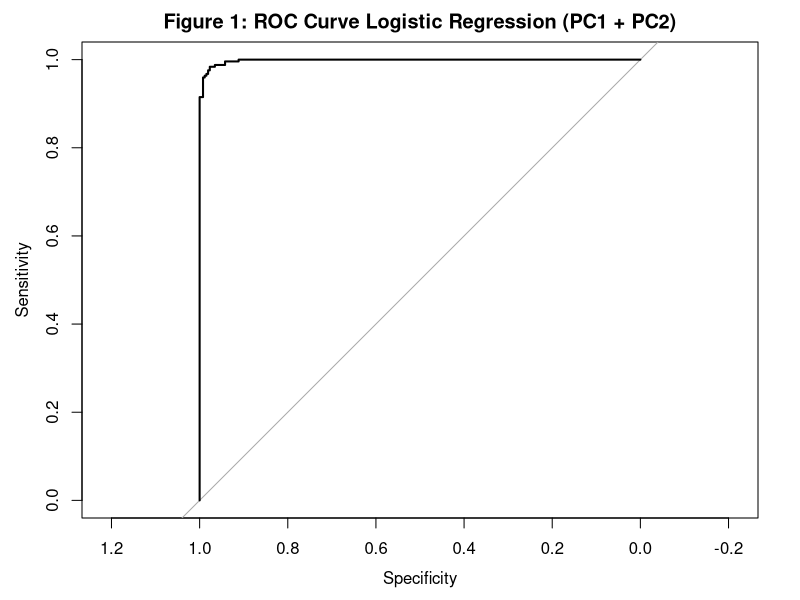
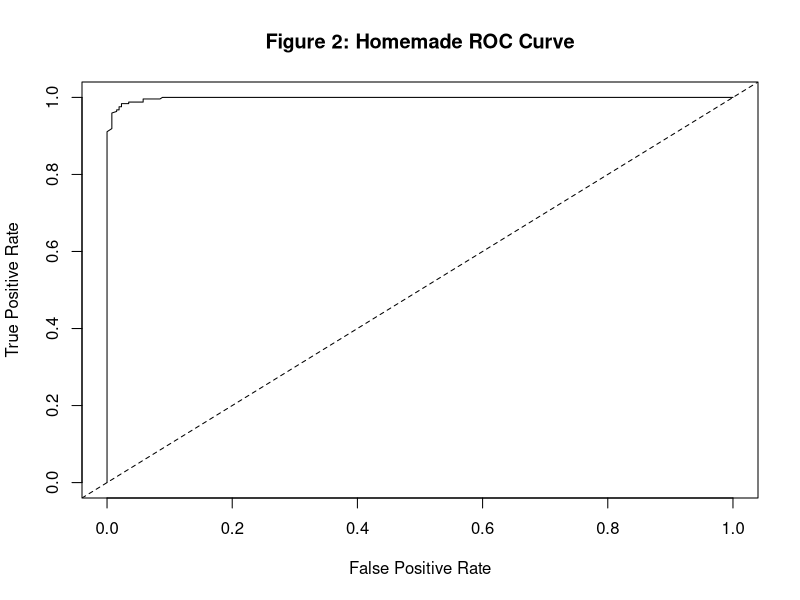
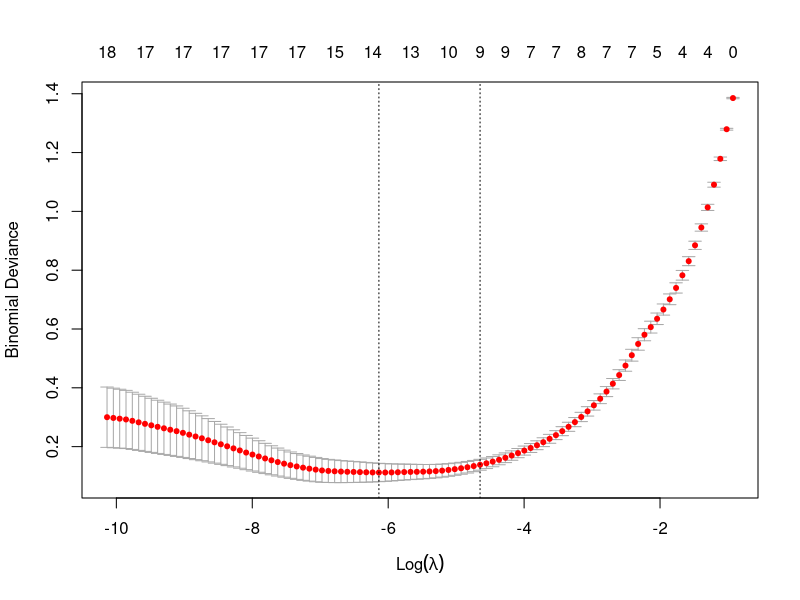
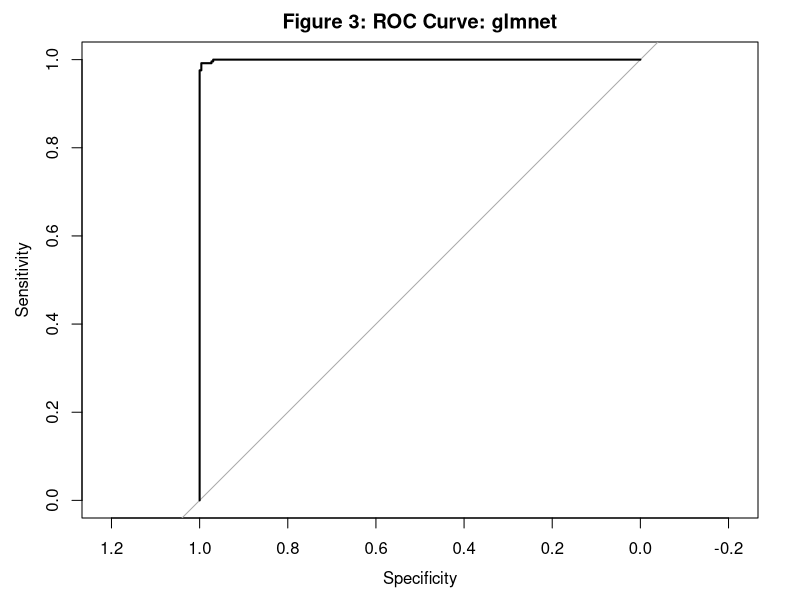

The R source for these figures, in order:
## ---- chunk 1
knitr::opts_chunk$set(echo = TRUE)
library(gclus)
library(dplyr)
library(ggplot2)
library(pROC)
library(glmnet)
## ---- chunk 2

# uploading data set
data(body)
str(body)
summary(body)

body$Gender <- factor(body$Gender)


## ---- chunk 3

#PCA (principal component analysis)
bone_vars <- body %>%
  select(-Gender, -Height, -AbdG, -Age) %>%
  mutate(across(everything(), as.numeric))

pca_fit <- prcomp(bone_vars, scale. = TRUE)

summary(pca_fit)

## ---- chunk 4
# creating PCA dataset using first 3 PCAs
pca_data <- data.frame(
  Gender = body$Gender,
  PC1 = pca_fit$x[,1],
  PC2 = pca_fit$x[,2],
  PC3 = pca_fit$x[,3]
)

pca_data
## ---- chunk 5
# logistic regression with PC1
glm_pc1 <- glm(Gender ~ PC1, family = binomial, data = pca_data)
summary(glm_pc1)
## ---- chunk 6
# logistic regession with PC1 and PC2
glm_pc12 <- glm(Gender ~ PC1 + PC2, family = binomial, data = pca_data)
summary(glm_pc12)
## ---- chunk 7
# logistic regression with PC3 added
glm_pc123 <- glm(Gender ~ PC1 + PC2 + PC3, family = binomial, data = pca_data)
summary(glm_pc123)
## ---- chunk 8
# Using AIC to compare the models above. 
AIC(glm_pc1, glm_pc12, glm_pc123)
## ---- chunk 9
# Manual Classification
prob_pc12 <- predict(glm_pc12, type = "response")
pred_class <- ifelse(prob_pc12 > 0.5, "1", "0")
table(Predicted = pred_class, Actual = body$Gender)
## ---- chunk 10
#ROC curve of predicted probabilities
roc_glm <- roc(body$Gender, prob_pc12)
plot(roc_glm, main = "Figure 1: ROC Curve Logistic Regression (PC1 + PC2)")
auc(roc_glm)
## ---- chunk 11
# Homemade ROC curve

y <- as.numeric(body$Gender) - 1
cutoffs <- seq(0, 1, by = 0.01)

tpr <- fpr <- numeric(length(cutoffs))

for (i in seq_along(cutoffs)) {
  
  y_pred <- ifelse(prob_pc12 > cutoffs[i], 1, 0)
  
  tab <- table(
    factor(y_pred, levels = c(0,1)),
    factor(y, levels = c(0,1))
  )
  
  tpr[i] <- tab["1","1"] / sum(tab[,"1"])
  
  fpr[i] <- tab["1","0"] / sum(tab[,"0"])
}

plot(fpr, tpr, type = "l",
     xlab = "False Positive Rate",
     ylab = "True Positive Rate",
     main = "Figure 2: Homemade ROC Curve")

abline(0, 1, lty = 2)


## ---- chunk 12
# gender prediction using glmnet
x <- as.matrix(bone_vars)
y <- as.numeric(body$Gender) - 1

# Variable selection using glmnet
cv_fit <- cv.glmnet(x, y, family = "binomial")
plot(cv_fit)

## ---- chunk 13
#probabilities using optimal lambda
prob_glmnet <- predict(cv_fit, x, s = "lambda.min", type = "response")

roc_glmnet <- roc(y, as.vector(prob_glmnet))
plot(roc_glmnet, main = "Figure 3: ROC Curve: glmnet")
auc(roc_glmnet)
## ---- chunk 14
# multiple regression model for Height
full_height <- lm(Height ~ ., data = body)
step_height <- step(full_height, direction = "both") #Variable selection using AIC
summary(step_height)
## ---- chunk 15
# multiple regression for abdominal girth
full_abdG <- lm(AbdG ~ ., data = body)
step_abdG <- step(full_abdG, direction = "both") #Variable selection
summary(step_abdG)
